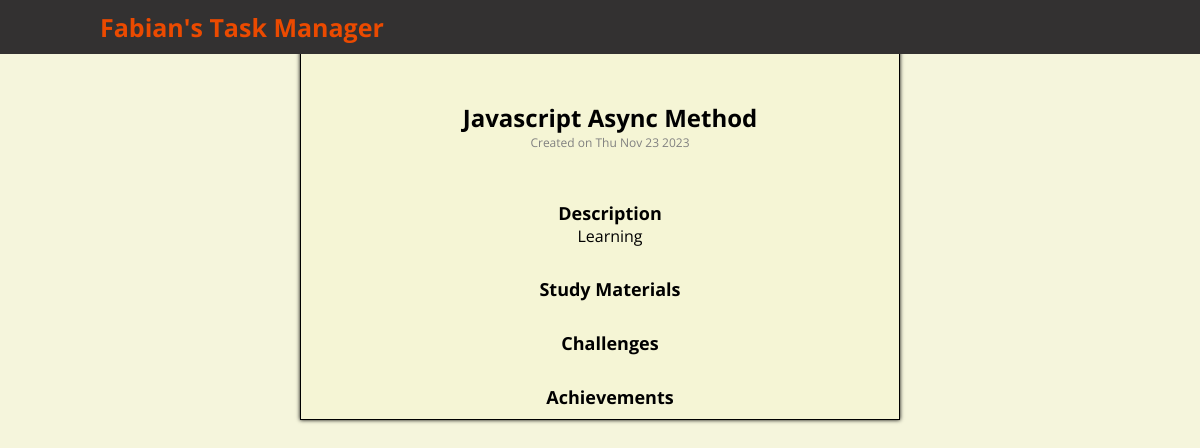
/task/4 (signed in), run on the app's committed database.
### app/models.py (models this page shows, shortened)
class User(db.Model, UserMixin):
    id = db.Column(db.Integer, primary_key=True)
    username = db.Column(db.String(20), unique=True, nullable=False)
    email = db.Column(db.String(120), unique=True, nullable=False)
    password = db.Column(db.String(120), nullable=False)
    image_file = db.Column(db.String(20), nullable=False, default='default.jpg')
    tasks = db.relationship('Task', backref='user', lazy=True)

class Task(db.Model):
    id = db.Column(db.Integer, primary_key=True)
    title = db.Column(db.String(100), nullable=False)
    description = db.Column(db.Text, nullable=True)
    resources = db.Column(db.Text, nullable=True)
    challenges = db.Column(db.Text, nullable=True)
    achievements = db.Column(db.Text, nullable=True)
    created_date = db.Column(db.DateTime, nullable=False, default=datetime.utcnow)
    completed = db.Column(db.Boolean, default=False)
    user_id = db.Column(db.Integer, db.ForeignKey('user.id'), nullable=False)

### app/tasks/routes.py (the view)
@tasks.route('/task/<int:task_id>', methods=['GET', 'POST'])
@login_required
def task(task_id):
    task = Task.query.get_or_404(task_id)
    return render_template('task.html', title='Task',task=task)

### app/models.py (called while the page is built)
@login.user_loader
def load_user(user_id):
    return User.query.get(int(user_id))

### app/templates/task.html (shortened to what this page needs)
{% extends "home.html" %}
{%  block styles %}
<link rel="stylesheet" href="{{ url_for('static', filename='css/task.css') }}">
{% endblock %}
{% block body %}
<nav>
    <a href="{{ url_for('tasks.dashboard') }}" class="logo">{{ current_user.username }}'s Task Manager</a>
</nav>
<div class="task-detail">
    <h2 class="task-title">{{ task.title }}</h2>
    <p class="created-date">Created on {{ task.created_date.strftime('%a %b %d %Y') }}</p>
    <div class="detail-section">
        <h3 class="detail-heading">Description</h3>
        <p class="detail-text">{{ task.description|safe }}</p>
    </div>
    <div class="detail-section">
        <h3 class="detail-heading">Study Materials</h3>
    </div>
    <div class="detail-section">
        <h3 class="detail-heading">Challenges</h3>
    </div>
    <div class="detail-section">
        <h3 class="detail-heading">Achievements</h3>
    </div>
</div>
{% endblock %}

### app/static/css/task.css (style rules this page uses)
* { margin: 0; padding: 0; box-sizing: border-box; font-family: 'Open Sans', sans-serif; }
nav { position: fixed; width: 100%; padding: 10px 0; z-index: 3; background-color: rgb(51, 49, 49); margin-bottom: 100px; }
.logo { text-decoration: none; color: #eb4a00; text-shadow: 3px; font-size: 25px; font-weight: 700; padding: 10px 100px; }
.task-detail { display: block; margin: auto; padding-top: 100px; max-width: 600px; text-align: center; padding-left: 20px; border: 1px solid black; box-shadow: 0px 0px 4px 0px black; background-color:rgb(245, 245, 213); }
.task-title { font-size: 24px; text-align: center; }
.created-date { font-size: 12px; margin-bottom: 50px; color: gray; text-align: center; }
.detail-section { margin-top: 20px; padding-bottom: 10px; padding-left: 10px; padding-right: 10px; }
.detail-heading { font-size: 18px; }
.detail-text { font-size: 14px; padding-left: 20px; }

### data on the page
User: username "Fabian"
Task: title "Javascript Async Method", created_date "Thu Nov 23 2023", description "Learning"
